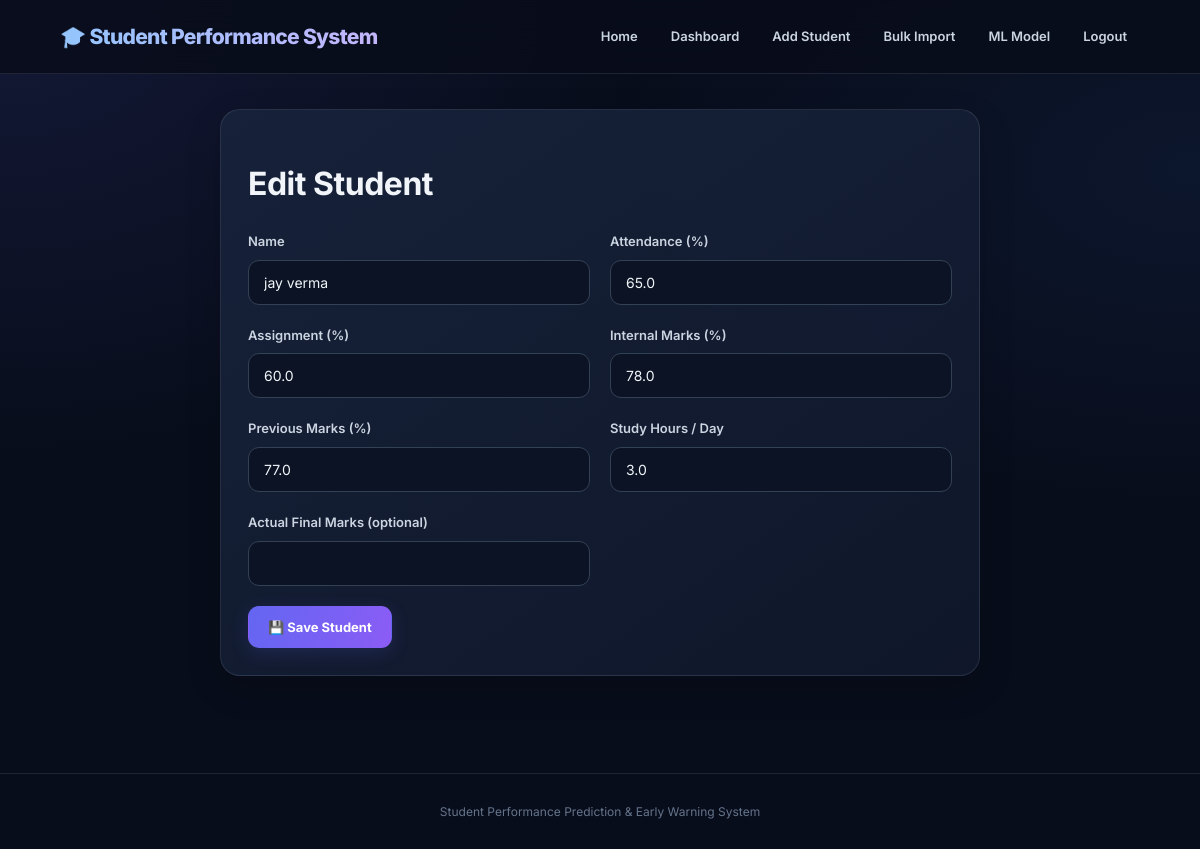
The page /students/15/edit (signed in) on the database its author committed.
### database.py (models this page shows, shortened)
class Student(db.Model):
    id = db.Column(db.Integer, primary_key=True)
    user_id = db.Column(
        db.Integer,
        db.ForeignKey("user.id"),
        nullable=True,
        index=True
    )
    owner = db.relationship(
        "User",
        back_populates="students"
    )
    name = db.Column(db.String(100), nullable=False)
    attendance = db.Column(db.Float, nullable=False)
    assignment = db.Column(db.Float, nullable=False)
    internal_marks = db.Column(db.Float, nullable=False)
    previous_marks = db.Column(db.Float, nullable=False)
    study_hours = db.Column(db.Float, nullable=False)
    final_marks = db.Column(db.Float, nullable=True)
    predicted_marks = db.Column(db.Float, nullable=True)

### app.py (the view, shortened to what this page needs)
@app.route("/students/<int:student_id>/edit", methods=["GET", "POST"])
@logged_in_required
def edit_student(student_id):
    student = get_owned_student(student_id)
    return render_template(
        "student_form.html",
        student=student,
        title="Edit Student"
    )

### app.py (called while the page is built)
def logged_in_required(view):
    @wraps(view)
    def wrapped(*args, **kwargs):
        if "user_id" not in session:
            return redirect(url_for("login", next=request.path))
        return view(*args, **kwargs)
    return wrapped

def get_owned_student(student_id):
    return Student.query.filter_by(
        id=student_id,
        user_id=session["user_id"]
    ).first_or_404()

@app.context_processor
def inject_helpers():
    return {
        "risk_for": risk_for,
        "warning_for": warning_for
    }

### templates/student_form.html
{% extends 'base.html' %}{% block title %}{{ title }}{% endblock %}
{% block content %}
<div class="card narrow"><h1>{{ title }}</h1>
<form method="post" class="grid-form">
<label>Name<input name="name" value="{{ student.name if student else '' }}" required></label>
<label>Attendance (%)<input type="number" name="attendance" min="0" max="100" step="0.1" value="{{ student.attendance if student else '' }}" required></label>
<label>Assignment (%)<input type="number" name="assignment" min="0" max="100" step="0.1" value="{{ student.assignment if student else '' }}" required></label>
<label>Internal Marks (%)<input type="number" name="internal_marks" min="0" max="100" step="0.1" value="{{ student.internal_marks if student else '' }}" required></label>
<label>Previous Marks (%)<input type="number" name="previous_marks" min="0" max="100" step="0.1" value="{{ student.previous_marks if student else '' }}" required></label>
<label>Study Hours / Day<input type="number" name="study_hours" min="0" max="24" step="0.5" value="{{ student.study_hours if student else '' }}" required></label>
<label>Actual Final Marks (optional)<input type="number" name="final_marks" min="0" max="100" step="0.1" value="{{ student.final_marks if student and student.final_marks is not none else '' }}"></label>
<div class="full"><button>💾 Save Student</button></div>
</form></div>
{% endblock %}

### static/style.css (style rules this page uses)
:root { --bg: #080d1b; --surface: #111a2e; --surface-light: #17233b; --primary: #818cf8; --blue: #60a5fa; --purple: #a78bfa; --text: #f1f5f9; --muted: #94a3b8; --border: rgba(148, 163, 184, 0.16); --green: #34d399; --red: #fb7185; --orange: #fbbf24; }
* { box-sizing: border-box; }
html { scroll-behavior: smooth; }
body { margin: 0; font-family: 'Inter', Arial, sans-serif; background: radial-gradient(ellipse at 0% 0%, rgba(99,102,241,.13), transparent 38%), radial-gradient(ellipse at 100% 20%, rgba(59,130,246,.08), transparent 35%), var(--bg); color: var(--text); min-height: 100vh; line-height: 1.6; }
h1, h2, h3, h4 { color: var(--text); letter-spacing: -0.5px; }
.card, .auth-card { background: linear-gradient(145deg, rgba(23,35,59,.96), rgba(15,23,42,.98)); padding: 27px; border-radius: 20px; border: 1px solid var(--border); box-shadow: 0 12px 35px rgba(0,0,0,.16); margin-bottom: 25px; transition: border-color .25s ease, transform .25s ease; }
.narrow { max-width: 760px; margin-left: auto; margin-right: auto; }
.grid-form { display: grid; grid-template-columns: 1fr 1fr; gap: 20px; }
.grid-form label { display: block; font-weight: 600; font-size: 13px; color: #cbd5e1; }
.grid-form input, .auth-card input, .search, input[type="file"], select, textarea { display: block; width: 100%; padding: 13px 15px; margin-top: 8px; border: 1px solid #334155; border-radius: 11px; font-family: inherit; font-size: 14px; background: #0b1324; color: #f1f5f9; outline: none; transition: border-color .2s, box-shadow .2s; }
input::placeholder, textarea::placeholder { color: #64748b; }
.full { grid-column: 1 / -1; }
button, .button { display: inline-flex; align-items: center; justify-content: center; gap: 8px; border: 1px solid transparent; background: linear-gradient(110deg, #6366f1, #8b5cf6); color: white; padding: 12px 19px; border-radius: 11px; text-decoration: none; font-family: inherit; font-size: 13px; font-weight: 700; cursor: pointer; box-shadow: 0 5px 18px rgba(99,102,241,.17); transition: transform .2s, box-shadow .2s, filter .2s; }

### rows shown on the page
Student: name "jay verma", attendance "65.0", assignment "60.0", internal_marks "78.0", previous_marks "77.0", study_hours "3.0"

### other values the page prints
{{ title }} "Edit Student"
